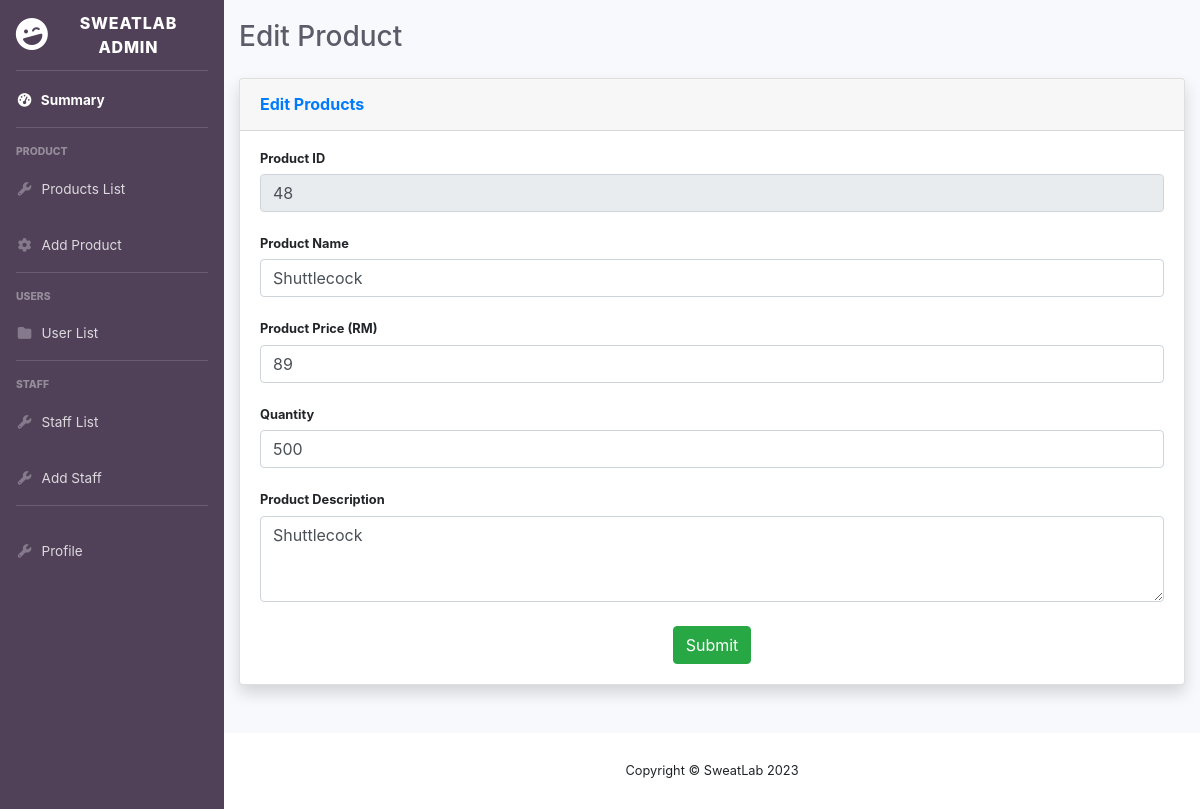
/View/Admin/editProduct.php?id=48 (signed in), run on the app's committed database.
### tables this page shows
CREATE TABLE `product` (
  `productID` int(11) NOT NULL,
  `productName` varchar(100) NOT NULL,
  `productPrice` double NOT NULL,
  `productDesc` varchar(200) NOT NULL,
  `stockQuantity` int(11) NOT NULL,
  `productImage` varchar(200) NOT NULL
);

### Control/productDA.php (called while the page is built, shortened)
<?php
class ProductDA{
    public function retrieveProduct($productID){
        $connectionManager = DatabaseConnectionManager::getInstance();
        $con = $connectionManager->getConnection();
        $sql = "SELECT * FROM product WHERE productID = ?";
        $stmt = $con->prepare($sql);
        $stmt->bind_param("s",$productID);
        $stmt->execute();
        $result = $stmt->get_result();
        return $result;
    }
}

### Control/DAFacade.php (called while the page is built, shortened)
<?php
require_once 'productDA.php';
class DAFacade{
    private $productDA;
    public function __construct(){
        $this->productDA = new productDA();
    }
    public function retrieveProduct($productID){
        return $this->productDA->retrieveProduct($productID);
    }
}

### View/Admin/editProduct.php (the view, shortened to what this page needs)
<?php
require_once '../../Control/productDA.php';
require_once '../../Control/DAFacade.php';
?>
<!DOCTYPE html>
<html>
    <head>
        <link href="vendor/fontawesome-free/css/all.min.css" rel="stylesheet" type="text/css">
        <link rel="stylesheet" href="path/to/font-awesome/css/font-awesome.min.css">
        <link href="../css/addProduct.css" rel="stylesheet" type="text/css"/>
        <link href="../css/adminHome.css" rel="stylesheet" type="text/css"/>
    </head>
    <body id="page-top">
        <div id="wrapper">
            <?php
            require_once 'sidebar.php';
            ?>
            <div id="content-wrapper" class="d-flex flex-column">
                <div id="content" style="padding-top: 20px;">
                    <div class="container-fluid">
                        <div class="d-sm-flex align-items-center justify-content-between mb-4">
                            <h1 class="h3 mb-0 text-gray-800">Edit Product</h1>
                        </div>
                        <div class="row">
                            <?php
                            if($_SERVER['REQUEST_METHOD']=='GET'){
                                if(isset($_GET['id'])){
                                    $productID = $_GET['id'];
                                }
                                $DAFacade = new DAFacade();
                                $result = $DAFacade->retrieveProduct($productID);
                                if($row = $result->fetch_object()){
                                    $productName = $row->productName;
                                    $productID = $row->productID;
                                    $productPrice = (double)$row->productPrice;
                                    $productDesc = $row->productDesc;
                                    $stockQuantity = $row->stockQuantity;
                                }
                            }
                            ?>
                            <div class="col-lg-12 mb-4">
                                <form id="editForm" action="" method="post">
                                <div class="card shadow mb-4">
                                    <div class="card-header py-3">
                                        <h6 class="m-0 font-weight-bold text-primary">Edit Products</h6>
                                    </div>
                                    <div class="card-body">
                                        <div>
                                        <h4 class="small font-weight-bold">Product ID
                                            <span class="float-right"></span></h4>
                                            <input type="text" class="form-control" value="<?php echo $productID; ?>" name="productID" disabled> <br/>
                                        </div>
                                        <div>
                                        <h4 class="small font-weight-bold">Product Name
                                            <span class="float-right"></span></h4>
                                            <input type="text" class="form-control prodName" id="prodName" value="<?php echo $productName; ?> " name="productName"> <br/>
                                        </div>
                                        <div>
                                        <h4 class="small font-weight-bold">Product Price (RM)
                                            <span class="float-right"></span></h4>
                                                <input type="text" id="prodPrice" class="form-control prodPrice" value="<?php echo $productPrice; ?>" name="productPrice" > <br/>
                                        </div>
                                        <div>
                                        <h4 class="small font-weight-bold">Quantity
                                            <span class="float-right"></span></h4>
                                                <input type="number" id="prodQty" class="form-control prodQty" value="<?php echo $stockQuantity; ?>" name="stockQuantity"> <br/>
                                        </div>
                                        <div>
                                        <h4 class="small font-weight-bold">Product Description
                                            <span class="float-right"></span></h4>
                                            <textarea class="form-control prodDesc" id="prodDesc" rows="3" name="productDesc"><?php echo $productDesc; ?></textarea> <br/>
                                        </div>
                                        <div class="addBtn">
                                        <input type="submit" class="btn btn-success" id="saveButton" values="Save Changes" name="update"/>
                                        </div>
                                    </div>
                                </div>
                                </form>
                            </div>
                        </div>
                    </div>
                </div>
                <footer class="sticky-footer bg-white">
                    <div class="container my-auto">
                        <div class="copyright text-center my-auto">
                            <span>Copyright &copy; SweatLab 2023</span>
                        </div>
                    </div>
                </footer>
            </div>
        </div>
    </body>
</html>

### View/css/addProduct.css (style rules this page uses)
.addBtn { width: 100%; text-align: center; }
.row { align-content: center; }

### data on the page
product: productID "48", productName "Shuttlecock", productPrice "89", stockQuantity "500", productDesc "Shuttlecock"
